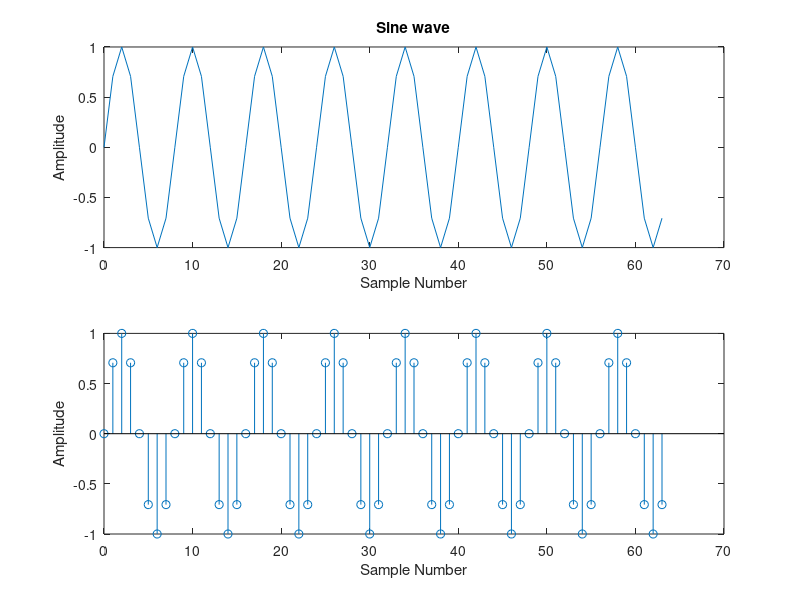

Write MATLAB code to recreate this figure.
N=64;                   %samples=64
n=0:N-1;
f=1000;                 %Frequency=1000
fs=8000;                %Sampling frequency=8000
x=sin(2*pi*(f/fs)*n);   %Generating the sine wave
subplot(2,1,1);
plot(n,x);
title("Sine wave");
xlabel("Sample Number");
ylabel("Amplitude");
subplot(2,1,2);
stem(n,x);
xlabel("Sample Number");
ylabel("Amplitude");